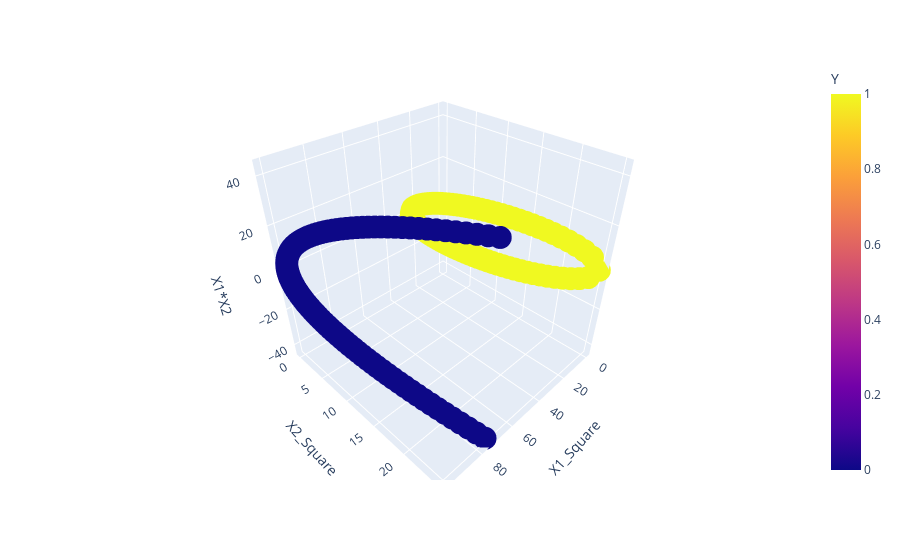

The notebook cell this image was saved under:
### Markdown cell above
## Visualizing 3D data

### Code cell
plt.figure(figsize=(20,10))
fig = px.scatter_3d(data_frame=df,x='X1_Square',y='X2_Square',z = 'X1*X2',color='Y')
fig

### Figure 1 — Plotly figure (JSON) as saved in the notebook; plotly's stock layout.template omitted (floating-point values rounded to 4 significant figures; data arrays with more than 128 entries replaced by an {"elided": "..."} marker saying what was removed)
{"data": [{"hovertemplate": "X1_Square=%{x}<br>X2_Square=%{y}<br>X1*X2=%{z}<br>Y=%{marker.color}<extra></extra>", "legendgroup": "", "marker": {"color": {"elided": "400 int values"}, "coloraxis": "coloraxis", "symbol": "circle"}, "mode": "markers", "name": "", "scene": "scene", "showlegend": false, "type": "scatter3d", "x": {"elided": "400 float values"}, "y": {"elided": "400 float values"}, "z": {"elided": "400 float values"}}], "layout": {"coloraxis": {"colorbar": {"title": {"text": "Y"}}, "colorscale": [[0, "#0d0887"], [0.1111, "#46039f"], [0.2222, "#7201a8"], [0.3333, "#9c179e"], [0.4444, "#bd3786"], [0.5556, "#d8576b"], [0.6667, "#ed7953"], [0.7778, "#fb9f3a"], [0.8889, "#fdca26"], [1, "#f0f921"]]}, "legend": {"tracegroupgap": 0}, "margin": {"t": 60}, "scene": {"domain": {"x": [0, 1], "y": [0, 1]}, "xaxis": {"title": {"text": "X1_Square"}}, "yaxis": {"title": {"text": "X2_Square"}}, "zaxis": {"title": {"text": "X1*X2"}}}}}
